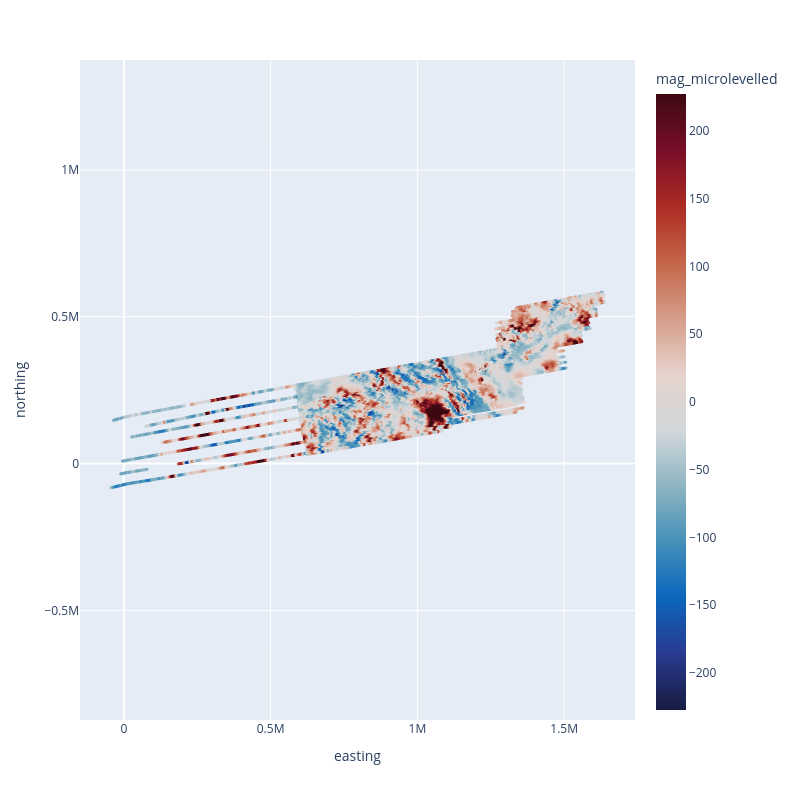

Write notebook code for a chart like this one.
### Code cell
airbornegeo.plotly_points(
    df[::10],
    color_col="mag_microlevelled",
    size=3,
)

### Figure 1 — Plotly figure (JSON) as saved in the notebook; plotly's stock layout.template omitted (floating-point values rounded to 4 significant figures; data arrays with more than 128 entries replaced by an {"elided": "..."} marker saying what was removed)
{"data": [{"hovertemplate": "easting=%{x}<br>northing=%{y}<br>mag_microlevelled=%{marker.color}<extra></extra>", "legendgroup": "", "marker": {"color": {"elided": "78027 float values"}, "coloraxis": "coloraxis", "line": {"color": "black"}, "size": 3, "symbol": "circle"}, "mode": "markers", "name": "", "showlegend": false, "type": "scattergl", "x": {"elided": "78027 float values"}, "xaxis": "x", "y": {"elided": "78027 float values"}, "yaxis": "y"}], "layout": {"autosize": false, "coloraxis": {"cmax": 227.4, "cmid": 0, "cmin": -227.4, "colorbar": {"title": {"text": "mag_microlevelled"}}, "colorscale": [[0, "rgb(23, 28, 66)"], [0.09091, "rgb(41, 58, 143)"], [0.1818, "rgb(11, 102, 189)"], [0.2727, "rgb(69, 144, 185)"], [0.3636, "rgb(142, 181, 194)"], [0.4545, "rgb(210, 216, 219)"], [0.5455, "rgb(230, 210, 204)"], [0.6364, "rgb(213, 157, 137)"], [0.7273, "rgb(196, 101, 72)"], [0.8182, "rgb(172, 43, 36)"], [0.9091, "rgb(120, 14, 40)"], [1, "rgb(60, 9, 17)"]]}, "height": 800, "legend": {"tracegroupgap": 0}, "margin": {"t": 60}, "width": 800, "xaxis": {"anchor": "y", "domain": [0, 1], "title": {"text": "easting"}}, "yaxis": {"anchor": "x", "domain": [0, 1], "scaleanchor": "x", "scaleratio": 1, "title": {"text": "northing"}}}}
